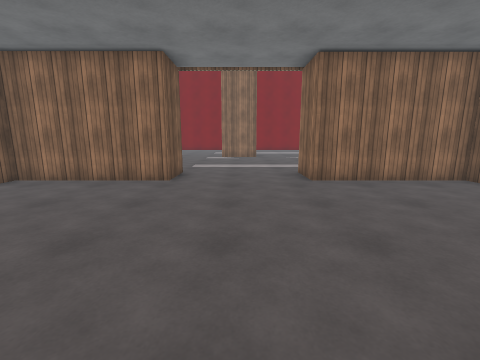
[1] (above)

16 first-person views from a walk through a 3-D level made in the Unity game engine. The camera is 1.4 m above the floor, tilts 10° down and sees 90° across. The floor is counted in squares, 1 m on a side. Each view is taken from the middle of a square. On the plan, view 1 faces up. The plan holds only what a view shows up to about 13 squares ahead; the rest is blank. The place goes on beyond the plan. The player character is not drawn. Surface patterns are stand-ins for the level's own textures.

[2]
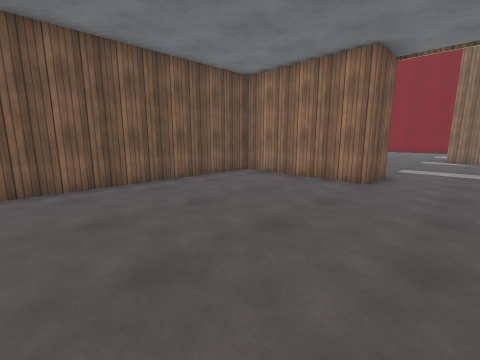

[3]
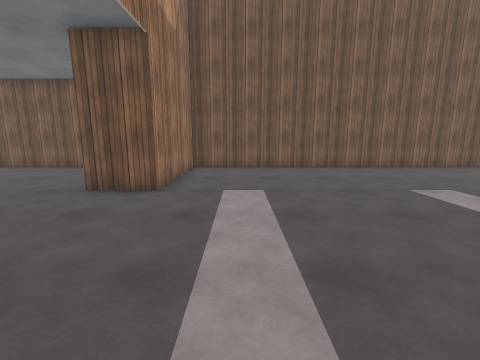

[4]
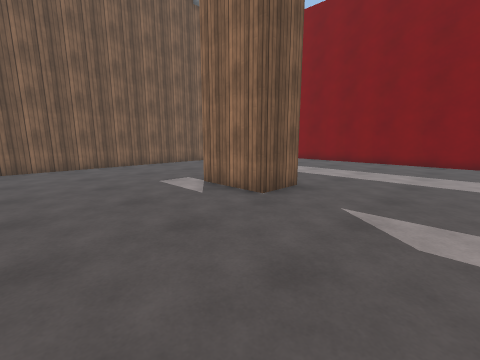

[5]
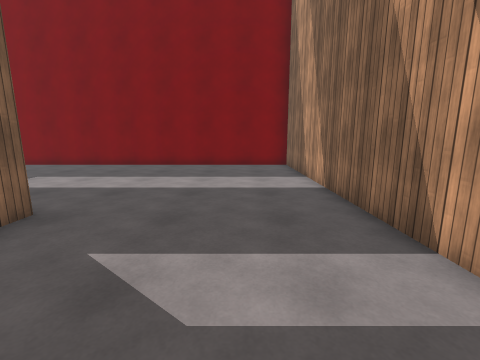

[6]
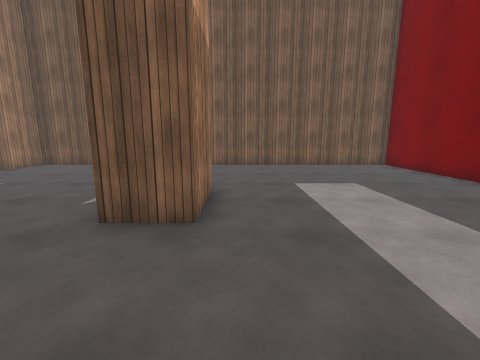

[7]
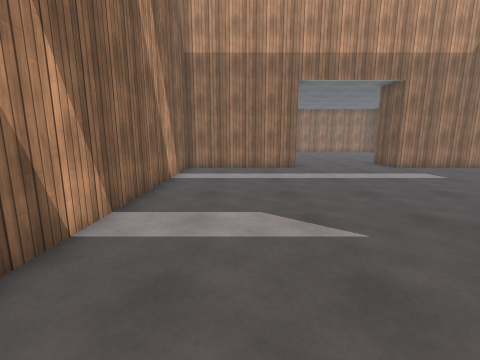

[8]
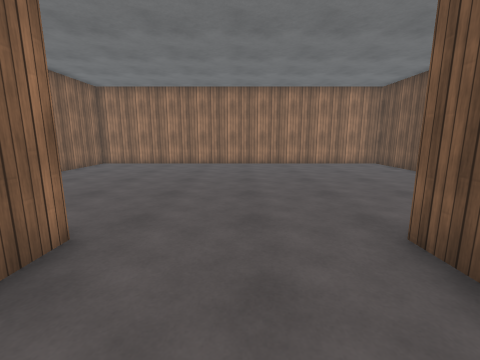

[9]
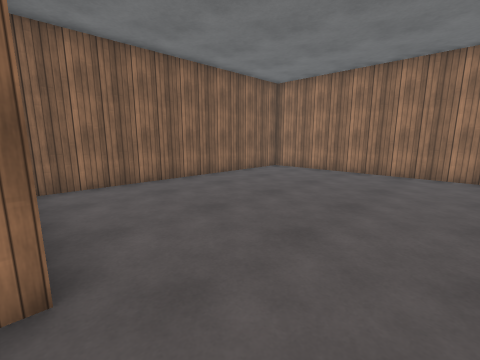

[10]
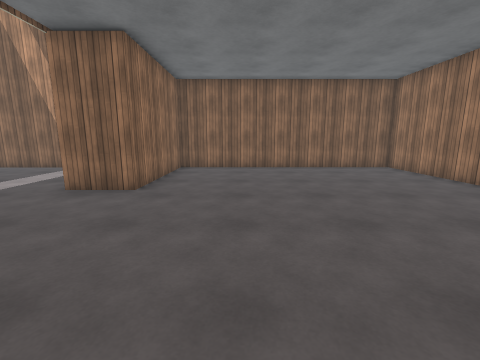

[11]
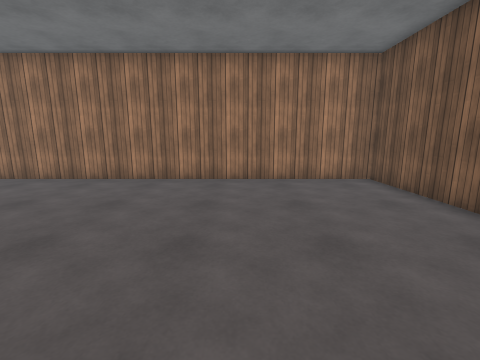

[12]
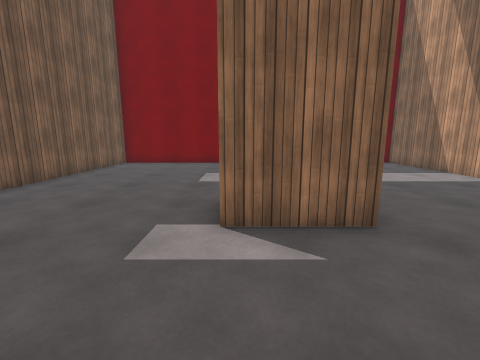

[13]
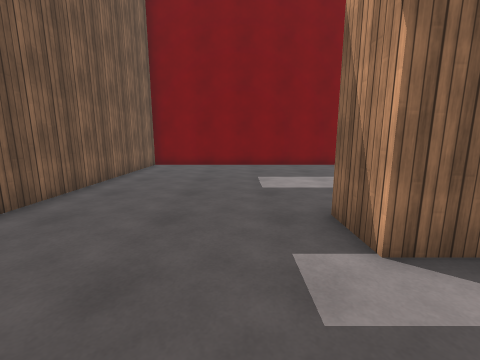

[14]
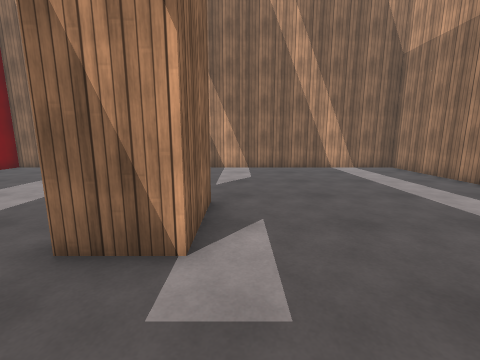

[15]
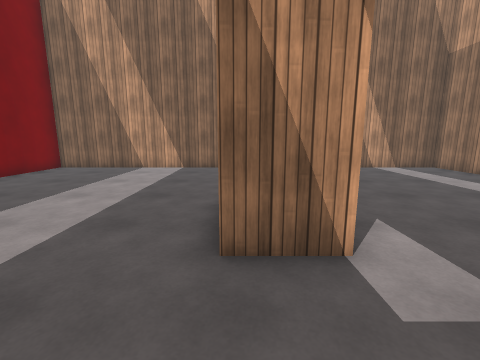

[16]
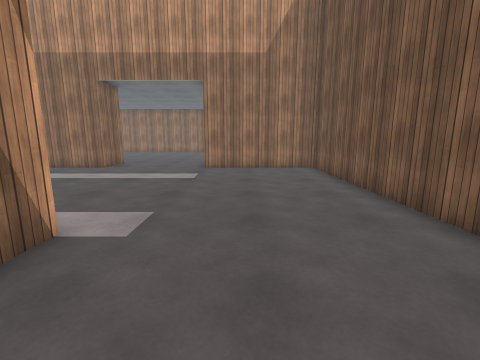

### Floor plan
Points are (right, up) in squares from view 1. A wall is a line through its corners. A room is listed if a view was taken in it or the views show most of it. See-through windows are left out.
Room 1 (views 1, 2, 3, 4, 5, 6, 7, 8, 9, 10, 11, 12, 13, 14, 15, 16)
walls: (-2.3, 9.8) (-2.3, 7.8) (-7.4, 7.8) (-7.4, -2.1) (7.4, -2.1) (7.4, 7.8) (2.4, 7.8) (2.4, 9.8) (7.4, 9.8) (7.4, 27.6) (-7.4, 27.6) (-7.4, 9.8) (-2.3, 9.8); (1.2, 17.6) (-1.3, 17.6) (-1.3, 19.3) (1.2, 19.3) (1.2, 17.6)

Positions as (right, up) in squares from view 1, and headings:
1: (0, 0), facing up
2: (0, 0), facing up-left
3: (4, 12), facing left
4: (5, 13), facing up-left
5: (5, 15), facing up
6: (5, 20), facing left
7: (5, 21), facing down
8: (0, 11), facing down
9: (0, 8), facing down-right
10: (-4, 5), facing right
11: (-3, 6), facing down
12: (-1, 14), facing up
13: (-3, 15), facing up
14: (-4, 17), facing right
15: (-4, 19), facing right
16: (-4, 21), facing down
